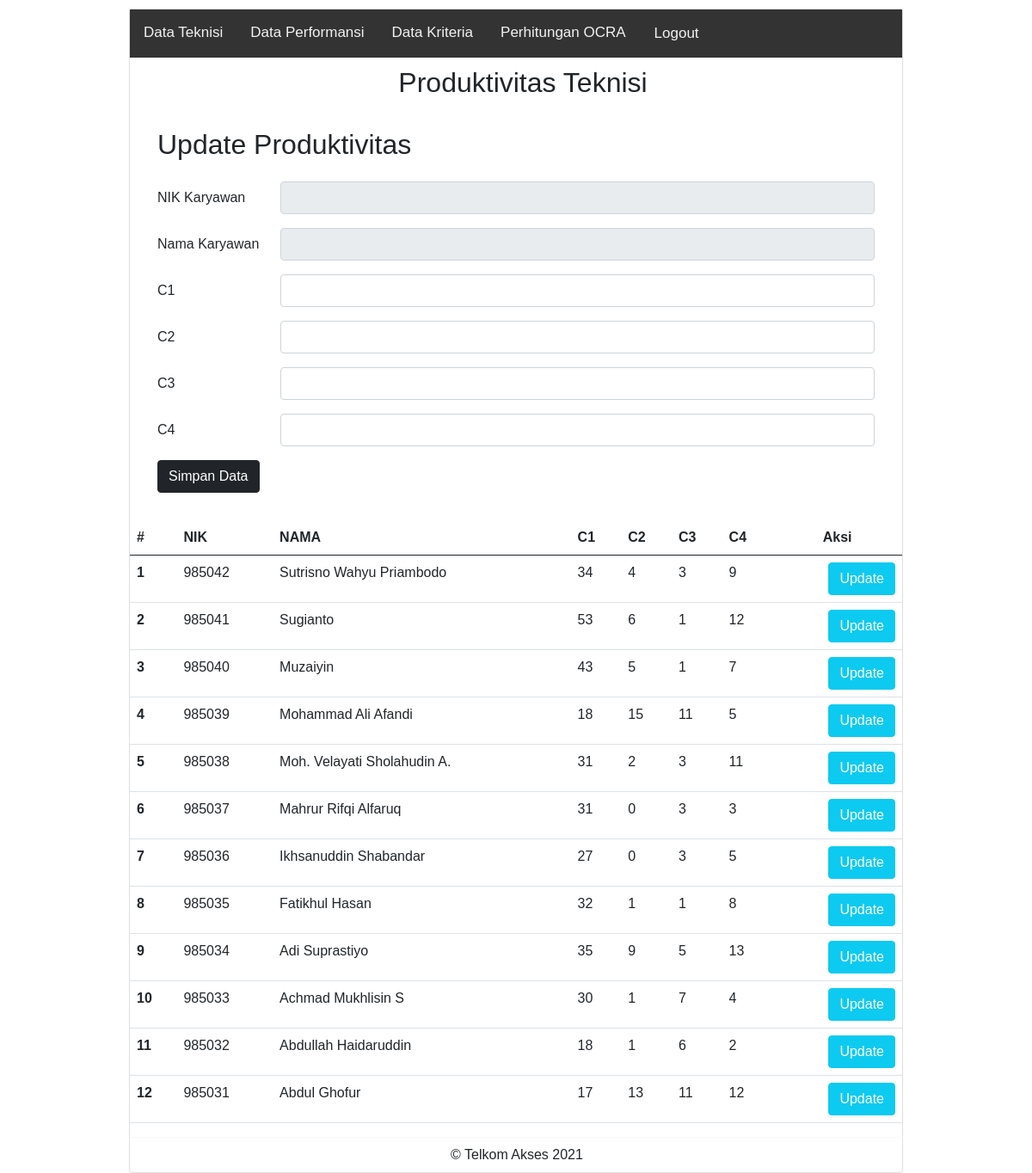
The app's page /performansi.php with its own data.
### tables this page shows
CREATE TABLE `tb_karyawan` (
  `id_karyawan` int(11) NOT NULL,
  `nik_karyawan` int(11) NOT NULL,
  `nama_karyawan` varchar(50) NOT NULL,
  `mitra` varchar(50) NOT NULL,
  `prod_c1` int(11) NOT NULL DEFAULT 0,
  `prod_c2` int(11) NOT NULL DEFAULT 0,
  `prod_c3` int(11) NOT NULL DEFAULT 0,
  `prod_c4` int(11) NOT NULL DEFAULT 0
);

### performansi.php (the view, shortened to what this page needs)
<?php
$host       = "localhost";
$user       = "root";
$pass       = "";
$db         = "ocra";
$koneksi    = mysqli_connect($host, $user, $pass, $db);
$nik_karyawan     = "";
$nama_karyawan    = "";
$prod_c1          = "";
$prod_c2          = "";
$prod_c3          = "";
$prod_c4          = "";
?>
<!DOCTYPE html>
<html lang="en">
<head>
    <link href="https://cdn.jsdelivr.net/npm/bootstrap@5.0.0-beta2/dist/css/bootstrap.min.css" rel="stylesheet">
</head>
<body>
<div class="card mx-auto">
            <div class="topnav">
                <a href="index.php">Data Teknisi</a>
                <a href="performansi.php">Data Performansi</a>
                <a href="kriteria.php">Data Kriteria</a>
                <a href="">Perhitungan OCRA</a>
                <a href="" class="btn button_right">Logout</a>
            </div>
            <div style="padding-left:16px; margin-top:10px">
                <center><h2>Produktivitas Teknisi</h2></center>
            </div>
            <div class="card-body">
            <div style="padding-left:16px; margin-top:10px">
                <h2>Update Produktivitas</h2>
            </div>
            <div class="card-body">
                <form action="performansi.php<?php if(isset($_GET['op'])){echo "?op=".$_GET['op']."&id=".$_GET['id'];}?>" method="POST" enctype="multipart/form-data">
                    <div class="mb-3 row">
                        <label for="nik_karyawan" class="col-sm-2 col-form-label">NIK Karyawan</label>
                        <div class="col-sm-10">
                            <input type="text" disabled class="form-control" id="nik_karyawan" name="nik_karyawan" value="<?php echo $nik_karyawan ?>">
                        </div>
                    </div>
                    <div class="mb-3 row">
                        <label for="nama_karyawan" class="col-sm-2 col-form-label">Nama Karyawan</label>
                        <div class="col-sm-10">
                            <input type="text" disabled class="form-control" id="nama_karyawan" name="nama_karyawan" value="<?php echo $nama_karyawan ?>">
                        </div>
                    </div>
                    <div class="mb-3 row">
                        <label for="prod_c1" class="col-sm-2 col-form-label">C1</label>
                        <div class="col-sm-10">
                            <input type="text" class="form-control" id="prod_c1" name="prod_c1" value="<?php echo $prod_c1 ?>">
                        </div>
                    </div>
                    <div class="mb-3 row">
                        <label for="prod_c2" class="col-sm-2 col-form-label">C2</label>
                        <div class="col-sm-10">
                            <input type="text" class="form-control" id="prod_c2" name="prod_c2" value="<?php echo $prod_c2 ?>">
                        </div>
                    </div>
                    <div class="mb-3 row">
                        <label for="prod_c3" class="col-sm-2 col-form-label">C3</label>
                        <div class="col-sm-10">
                            <input type="text" class="form-control" id="prod_c3" name="prod_c3" value="<?php echo $prod_c3 ?>">
                        </div>
                    </div>
                    <div class="mb-3 row">
                        <label for="prod_c4" class="col-sm-2 col-form-label">C4</label>
                        <div class="col-sm-10">
                            <input type="text" class="form-control" id="prod_c4" name="prod_c4" value="<?php echo $prod_c4 ?>">
                        </div>
                    </div>
                    <div class="col-12">
                        <input type="submit" name="simpan" value="<?php if(isset($_GET['op'])){echo "Ubah Data";}else{echo "Simpan Data";}?>" class="btn btn-dark" />
                    </div>
                    </form>
                </div>
            </div>
            <table class="table">
                    <thead>
                        <tr>
                            <th scope="col">#</th>
                            <th scope="col">NIK</th>
                            <th scope="col">NAMA</th>
                            <th scope="col">C1</th>
                            <th scope="col">C2</th>
                            <th scope="col">C3</th>
                            <th scope="col">C4</th>
                            <th scope="col"><center>Aksi</center></th>
                        </tr>
                    </thead>
                    <tbody id="myTable">
                    <?php
                        $sql2   = "select * from tb_karyawan order by id_karyawan desc";
                        $q2     = mysqli_query($koneksi, $sql2);
                        $urut   = 1;
                        while ($r2 = mysqli_fetch_array($q2)) {
                            $id                 = $r2['id_karyawan'];
                            $nik_karyawan       = $r2['nik_karyawan'];
                            $nama_karyawan      = $r2['nama_karyawan'];
                            $prod_c1            = $r2['prod_c1'];
                            $prod_c2            = $r2['prod_c2'];
                            $prod_c3            = $r2['prod_c3'];
                            $prod_c4            = $r2['prod_c4'];
                    ?>
                            <tr>
                                <th scope="row"><?php echo $urut++ ?></th>
                                <td scope="row"><?php echo $nik_karyawan ?></td>
                                <td scope="row"><?php echo $nama_karyawan ?></td>
                                <td scope="row"><?php echo $prod_c1 ?></td>
                                <td scope="row"><?php echo $prod_c2 ?></td>
                                <td scope="row"><?php echo $prod_c3 ?></td>
                                <td scope="row"><?php echo $prod_c4 ?></td>
                                <td scope="row">
                                <div class="d-grid gap-2 d-md-flex justify-content-md-end">
                                    <a href="performansi.php?op=edit&id=<?php echo $id ?>"><button type="button" class="btn btn-info text-white">Update</button></a>
                                </div>
                                </td>
                            </tr>
                            <?php
                                }
                            ?>
                    </tbody>
                </table>
                <div class="mx-auto card-footer bg-transparent border-light"><center>&copy; Telkom Akses 2021</center></div>
            </div>
</body>
</html>

### performansi.php (style rules this page uses)
.mx-auto { width: 900px }
.button_right { float: right; margin-right: 15px; }
.card { margin-top: 10px; }
body { margin: 0; font-family: Arial, Helvetica, sans-serif; }
.topnav { overflow: hidden; background-color: #333; }
.topnav a { float: left; color: #f2f2f2; text-align: center; padding: 14px 16px; text-decoration: none; font-size: 17px; }

### records on screen
tb_karyawan: nik_karyawan "985042", nama_karyawan "Sutrisno Wahyu Priambodo", prod_c1 "34", prod_c2 "4", prod_c3 "3", prod_c4 "9"
tb_karyawan: nik_karyawan "985041", nama_karyawan "Sugianto", prod_c1 "53", prod_c2 "6", prod_c3 "1", prod_c4 "12"
tb_karyawan: nik_karyawan "985040", nama_karyawan "Muzaiyin", prod_c1 "43", prod_c2 "5", prod_c3 "1", prod_c4 "7"
tb_karyawan: nik_karyawan "985039", nama_karyawan "Mohammad Ali Afandi", prod_c1 "18", prod_c2 "15", prod_c3 "11", prod_c4 "5"
tb_karyawan: nik_karyawan "985038", nama_karyawan "Moh. Velayati Sholahudin A.", prod_c1 "31", prod_c2 "2", prod_c3 "3", prod_c4 "11"
tb_karyawan: nik_karyawan "985037", nama_karyawan "Mahrur Rifqi Alfaruq", prod_c1 "31", prod_c2 "0", prod_c3 "3", prod_c4 "3"
tb_karyawan: nik_karyawan "985036", nama_karyawan "Ikhsanuddin Shabandar", prod_c1 "27", prod_c2 "0", prod_c3 "3", prod_c4 "5"
tb_karyawan: nik_karyawan "985035", nama_karyawan "Fatikhul Hasan", prod_c1 "32", prod_c2 "1", prod_c3 "1", prod_c4 "8"
tb_karyawan: nik_karyawan "985034", nama_karyawan "Adi Suprastiyo", prod_c1 "35", prod_c2 "9", prod_c3 "5", prod_c4 "13"
tb_karyawan: nik_karyawan "985033", nama_karyawan "Achmad Mukhlisin S", prod_c1 "30", prod_c2 "1", prod_c3 "7", prod_c4 "4"
tb_karyawan: nik_karyawan "985032", nama_karyawan "Abdullah Haidaruddin", prod_c1 "18", prod_c2 "1", prod_c3 "6", prod_c4 "2"
tb_karyawan: nik_karyawan "985031", nama_karyawan "Abdul Ghofur", prod_c1 "17", prod_c2 "13", prod_c3 "11", prod_c4 "12"
